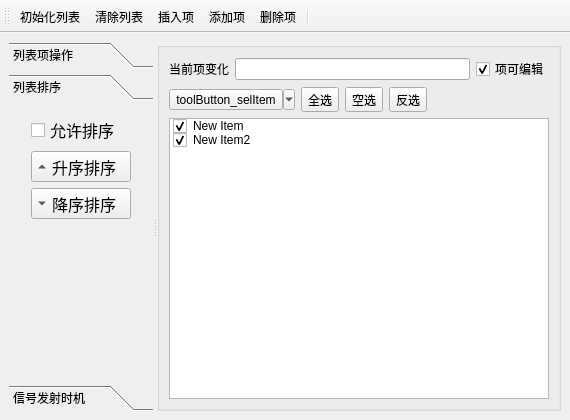
<?xml version="1.0" encoding="UTF-8"?>
<ui version="4.0">
 <class>MainWindow</class>
 <widget class="QMainWindow" name="MainWindow">
  <property name="geometry">
   <rect>
    <x>0</x>
    <y>0</y>
    <width>570</width>
    <height>420</height>
   </rect>
  </property>
  <property name="windowTitle">
   <string>ToolBar_Demo</string>
  </property>
  <widget class="QWidget" name="centralwidget">
   <layout class="QGridLayout" name="gridLayout">
    <item row="0" column="0">
     <widget class="QSplitter" name="splitter">
      <property name="orientation">
       <enum>Qt::Horizontal</enum>
      </property>
      <widget class="QToolBox" name="toolBox">
       <property name="maximumSize">
        <size>
         <width>200</width>
         <height>16777215</height>
        </size>
       </property>
       <property name="currentIndex">
        <number>1</number>
       </property>
       <widget class="QWidget" name="page">
        <property name="geometry">
         <rect>
          <x>0</x>
          <y>0</y>
          <width>183</width>
          <height>269</height>
         </rect>
        </property>
        <attribute name="label">
         <string>列表项操作</string>
        </attribute>
        <layout class="QGridLayout" name="gridLayout_3">
         <item row="0" column="0">
          <widget class="QToolButton" name="toolButton_initList">
           <property name="contextMenuPolicy">
            <enum>Qt::PreventContextMenu</enum>
           </property>
           <property name="text">
            <string>toolButton_initList</string>
           </property>
           <property name="autoRepeat">
            <bool>false</bool>
           </property>
           <property name="autoExclusive">
            <bool>false</bool>
           </property>
           <property name="autoRepeatInterval">
            <number>100</number>
           </property>
           <property name="autoRaise">
            <bool>true</bool>
           </property>
          </widget>
         </item>
         <item row="1" column="0">
          <widget class="QToolButton" name="toolButton_clearList">
           <property name="contextMenuPolicy">
            <enum>Qt::PreventContextMenu</enum>
           </property>
           <property name="text">
            <string>toolButton_clearList</string>
           </property>
           <property name="autoRepeat">
            <bool>false</bool>
           </property>
           <property name="autoExclusive">
            <bool>false</bool>
           </property>
           <property name="autoRepeatInterval">
            <number>100</number>
           </property>
           <property name="autoRaise">
            <bool>true</bool>
           </property>
          </widget>
         </item>
         <item row="2" column="0">
          <widget class="QToolButton" name="toolButton_insert">
           <property name="contextMenuPolicy">
            <enum>Qt::PreventContextMenu</enum>
           </property>
           <property name="text">
            <string>toolButton_insert</string>
           </property>
           <property name="autoRepeat">
            <bool>false</bool>
           </property>
           <property name="autoExclusive">
            <bool>false</bool>
           </property>
           <property name="autoRepeatInterval">
            <number>100</number>
           </property>
           <property name="autoRaise">
            <bool>true</bool>
           </property>
          </widget>
         </item>
         <item row="3" column="0">
          <widget class="QToolButton" name="toolButton_add">
           <property name="contextMenuPolicy">
            <enum>Qt::PreventContextMenu</enum>
           </property>
           <property name="text">
            <string>toolButton_add</string>
           </property>
           <property name="autoRepeat">
            <bool>false</bool>
           </property>
           <property name="autoExclusive">
            <bool>false</bool>
           </property>
           <property name="autoRepeatInterval">
            <number>100</number>
           </property>
           <property name="autoRaise">
            <bool>true</bool>
           </property>
          </widget>
         </item>
         <item row="4" column="0">
          <widget class="QToolButton" name="toolButton_delete">
           <property name="contextMenuPolicy">
            <enum>Qt::PreventContextMenu</enum>
           </property>
           <property name="text">
            <string>toolButton_delete</string>
           </property>
           <property name="autoRepeat">
            <bool>false</bool>
           </property>
           <property name="autoExclusive">
            <bool>false</bool>
           </property>
           <property name="autoRepeatInterval">
            <number>100</number>
           </property>
           <property name="autoRaise">
            <bool>true</bool>
           </property>
          </widget>
         </item>
        </layout>
       </widget>
       <widget class="QWidget" name="page_2">
        <property name="geometry">
         <rect>
          <x>0</x>
          <y>0</y>
          <width>169</width>
          <height>269</height>
         </rect>
        </property>
        <attribute name="label">
         <string>列表排序</string>
        </attribute>
        <layout class="QGridLayout" name="gridLayout_4">
         <item row="0" column="0">
          <widget class="QCheckBox" name="checkBox_allowSlot">
           <property name="font">
            <font>
             <pointsize>12</pointsize>
            </font>
           </property>
           <property name="text">
            <string>允许排序</string>
           </property>
          </widget>
         </item>
         <item row="1" column="0">
          <widget class="QToolButton" name="toolButton">
           <property name="font">
            <font>
             <pointsize>12</pointsize>
            </font>
           </property>
           <property name="text">
            <string>升序排序</string>
           </property>
           <property name="toolButtonStyle">
            <enum>Qt::ToolButtonTextBesideIcon</enum>
           </property>
           <property name="arrowType">
            <enum>Qt::UpArrow</enum>
           </property>
          </widget>
         </item>
         <item row="2" column="0">
          <widget class="QToolButton" name="toolButton_5">
           <property name="font">
            <font>
             <pointsize>12</pointsize>
            </font>
           </property>
           <property name="text">
            <string>降序排序</string>
           </property>
           <property name="toolButtonStyle">
            <enum>Qt::ToolButtonTextBesideIcon</enum>
           </property>
           <property name="arrowType">
            <enum>Qt::DownArrow</enum>
           </property>
          </widget>
         </item>
         <item row="3" column="0">
          <spacer name="verticalSpacer">
           <property name="orientation">
            <enum>Qt::Vertical</enum>
           </property>
           <property name="sizeHint" stdset="0">
            <size>
             <width>20</width>
             <height>132</height>
            </size>
           </property>
          </spacer>
         </item>
        </layout>
       </widget>
       <widget class="QWidget" name="page_3">
        <attribute name="label">
         <string>信号发射时机</string>
        </attribute>
        <layout class="QGridLayout" name="gridLayout_2">
         <item row="0" column="0">
          <widget class="QToolButton" name="toolButton_clearText">
           <property name="text">
            <string>清空文本</string>
           </property>
          </widget>
         </item>
         <item row="0" column="1">
          <widget class="QToolButton" name="toolButton_addSpace">
           <property name="text">
            <string>添加空行</string>
           </property>
          </widget>
         </item>
         <item row="1" column="0" colspan="2">
          <widget class="QPlainTextEdit" name="plainTextEdit"/>
         </item>
        </layout>
       </widget>
      </widget>
      <widget class="QGroupBox" name="groupBox">
       <property name="title">
        <string/>
       </property>
       <layout class="QGridLayout" name="gridLayout_5">
        <item row="0" column="0">
         <widget class="QLabel" name="label">
          <property name="text">
           <string>当前项变化</string>
          </property>
         </widget>
        </item>
        <item row="0" column="1">
         <widget class="QLineEdit" name="lineEdit"/>
        </item>
        <item row="0" column="2">
         <widget class="QCheckBox" name="checkBox_enableEdit">
          <property name="text">
           <string>项可编辑</string>
          </property>
          <property name="checked">
           <bool>true</bool>
          </property>
         </widget>
        </item>
        <item row="1" column="0" colspan="3">
         <layout class="QHBoxLayout" name="horizontalLayout">
          <item>
           <widget class="QToolButton" name="toolButton_selectItem">
            <property name="text">
             <string>toolButton_selItem</string>
            </property>
            <property name="popupMode">
             <enum>QToolButton::MenuButtonPopup</enum>
            </property>
           </widget>
          </item>
          <item>
           <widget class="QToolButton" name="toolButton_selAll">
            <property name="text">
             <string>全选</string>
            </property>
           </widget>
          </item>
          <item>
           <widget class="QToolButton" name="toolButton_selNone">
            <property name="text">
             <string>空选</string>
            </property>
           </widget>
          </item>
          <item>
           <widget class="QToolButton" name="toolButton_selInverse">
            <property name="text">
             <string>反选</string>
            </property>
           </widget>
          </item>
          <item>
           <spacer name="horizontalSpacer">
            <property name="orientation">
             <enum>Qt::Horizontal</enum>
            </property>
            <property name="sizeHint" stdset="0">
             <size>
              <width>50</width>
              <height>20</height>
             </size>
            </property>
           </spacer>
          </item>
         </layout>
        </item>
        <item row="2" column="0" colspan="3">
         <widget class="QListWidget" name="listWidget">
          <property name="contextMenuPolicy">
           <enum>Qt::CustomContextMenu</enum>
          </property>
          <item>
           <property name="text">
            <string>New Item</string>
           </property>
           <property name="checkState">
            <enum>Checked</enum>
           </property>
           <property name="icon">
            <iconset resource="res.qrc">
             <normaloff>:/Image/Coin0001.ico</normaloff>:/Image/Coin0001.ico</iconset>
           </property>
           <property name="flags">
            <set>ItemIsSelectable|ItemIsDragEnabled|ItemIsDropEnabled|ItemIsUserCheckable|ItemIsEnabled</set>
           </property>
          </item>
          <item>
           <property name="text">
            <string>New Item2</string>
           </property>
           <property name="checkState">
            <enum>Checked</enum>
           </property>
           <property name="icon">
            <iconset resource="res.qrc">
             <normaloff>:/Image/Coin0001.ico</normaloff>:/Image/Coin0001.ico</iconset>
           </property>
          </item>
         </widget>
        </item>
       </layout>
      </widget>
     </widget>
    </item>
   </layout>
  </widget>
  <widget class="QToolBar" name="toolBar">
   <property name="windowTitle">
    <string>toolBar</string>
   </property>
   <attribute name="toolBarArea">
    <enum>TopToolBarArea</enum>
   </attribute>
   <attribute name="toolBarBreak">
    <bool>false</bool>
   </attribute>
   <addaction name="action_initList"/>
   <addaction name="action_clear"/>
   <addaction name="action_insert"/>
   <addaction name="action_add"/>
   <addaction name="action_delete"/>
   <addaction name="separator"/>
  </widget>
  <action name="action_initList">
   <property name="text">
    <string>初始化列表</string>
   </property>
   <property name="toolTip">
    <string>初始化列表</string>
   </property>
   <property name="shortcut">
    <string>Ctrl+I</string>
   </property>
   <property name="menuRole">
    <enum>QAction::NoRole</enum>
   </property>
  </action>
  <action name="action_clear">
   <property name="text">
    <string>清除列表</string>
   </property>
   <property name="toolTip">
    <string>清除列表</string>
   </property>
   <property name="shortcut">
    <string>Ctrl+D</string>
   </property>
   <property name="menuRole">
    <enum>QAction::NoRole</enum>
   </property>
  </action>
  <action name="action_insert">
   <property name="text">
    <string>插入项</string>
   </property>
   <property name="toolTip">
    <string>插入项</string>
   </property>
   <property name="menuRole">
    <enum>QAction::NoRole</enum>
   </property>
  </action>
  <action name="action_add">
   <property name="text">
    <string>添加项</string>
   </property>
   <property name="toolTip">
    <string>添加项</string>
   </property>
   <property name="menuRole">
    <enum>QAction::NoRole</enum>
   </property>
  </action>
  <action name="action_delete">
   <property name="text">
    <string>删除项</string>
   </property>
   <property name="toolTip">
    <string>删除项</string>
   </property>
   <property name="menuRole">
    <enum>QAction::NoRole</enum>
   </property>
  </action>
  <action name="action_quit">
   <property name="text">
    <string>退出</string>
   </property>
   <property name="toolTip">
    <string>退出</string>
   </property>
   <property name="menuRole">
    <enum>QAction::NoRole</enum>
   </property>
  </action>
  <action name="action_selAll">
   <property name="text">
    <string>全选</string>
   </property>
   <property name="toolTip">
    <string>全选</string>
   </property>
   <property name="menuRole">
    <enum>QAction::NoRole</enum>
   </property>
  </action>
  <action name="action_selNone">
   <property name="text">
    <string>空选</string>
   </property>
   <property name="toolTip">
    <string>空选</string>
   </property>
   <property name="menuRole">
    <enum>QAction::NoRole</enum>
   </property>
  </action>
  <action name="action_selInverse">
   <property name="text">
    <string>反选</string>
   </property>
   <property name="toolTip">
    <string>反选</string>
   </property>
   <property name="menuRole">
    <enum>QAction::NoRole</enum>
   </property>
  </action>
 </widget>
 <resources>
  <include location="res.qrc"/>
 </resources>
 <connections>
  <connection>
   <sender>action_quit</sender>
   <signal>triggered()</signal>
   <receiver>MainWindow</receiver>
   <slot>close()</slot>
   <hints>
    <hint type="sourcelabel">
     <x>-1</x>
     <y>-1</y>
    </hint>
    <hint type="destinationlabel">
     <x>455</x>
     <y>203</y>
    </hint>
   </hints>
  </connection>
 </connections>
</ui>
